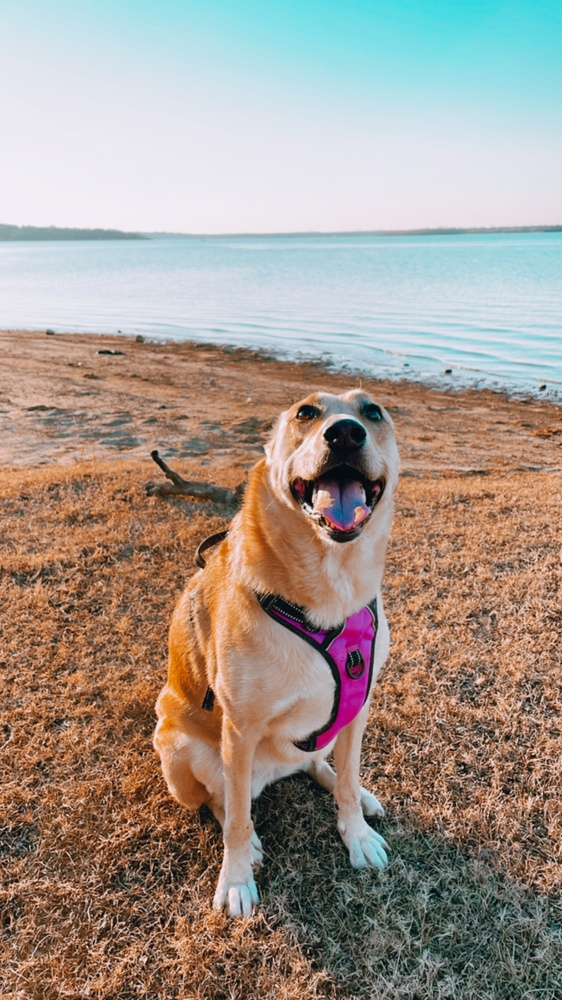
#> input picture imgs/Luna.JPG, 562 x 1000 px, shrunk from 1170 x 2080 before the run; its folder holds only this picture in this run
$ python photo_editor.py
#> lines starting #> are read from the running program, lines starting #| are printed output that depends on the picture


from PIL import Image, ImageEnhance, ImageFilter
import os

path = "./imgs" #file with images to edit
pathOut = "./editedImgs" #file with edited images

for filename in os.listdir(path):
    img = Image.open(f"{path}/{filename}")
#> img is the input picture: PIL image 562x1000 RGB; mean R, G, B 163.1, 151, 141.3

    edit = img.filter(ImageFilter.SHARPEN).filter(ImageFilter.SMOOTH).convert('L')
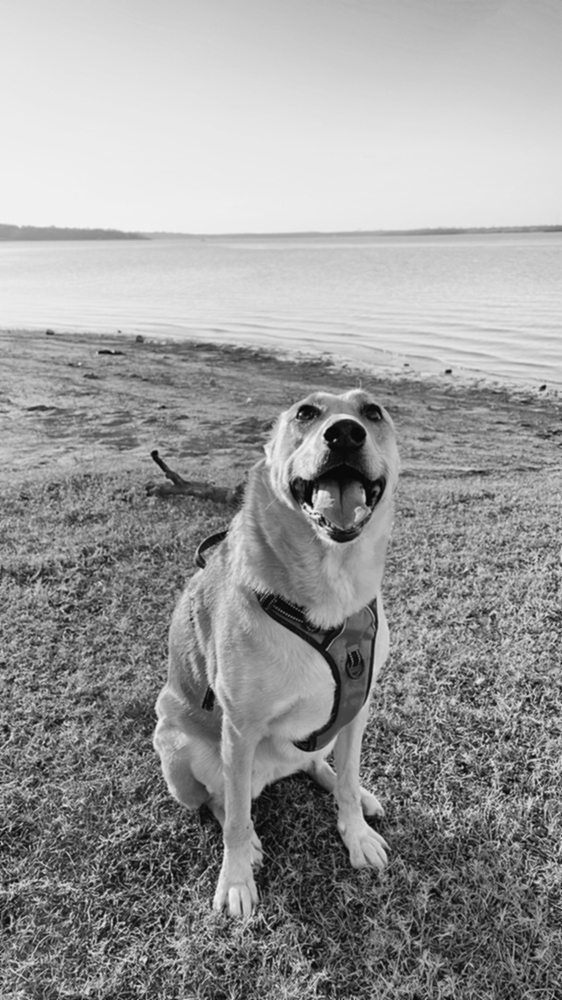
#> edit: PIL image 562x1000 L; min 3, max 249, mean 153.7


    factor = 1.5
    enhancer = ImageEnhance.Contrast(edit)
    edit = enhancer.enhance(factor)
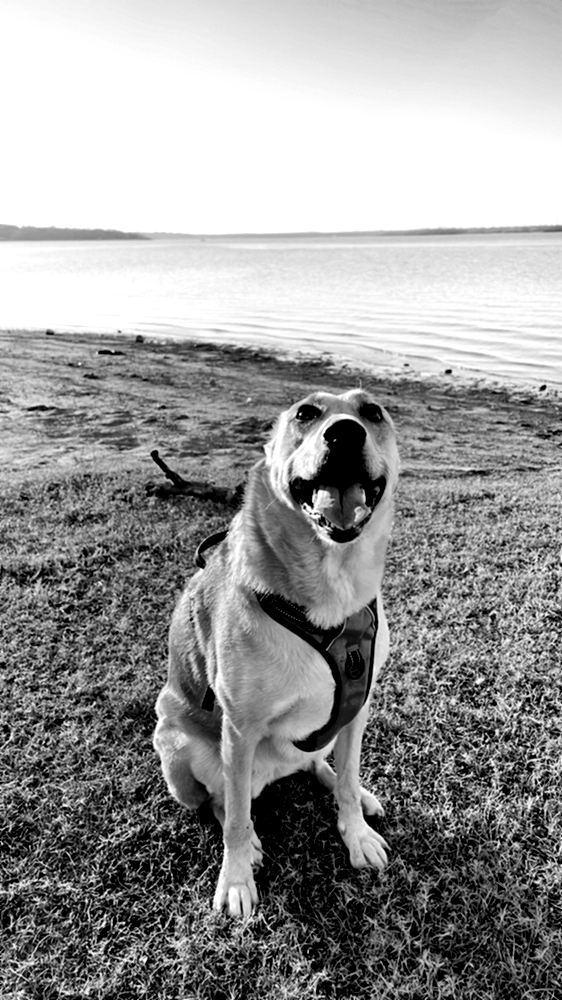
#> edit: PIL image 562x1000 L; min 0, max 255, mean 152.5


    clean_name = os.path.splitext(filename)[0]

    edit.save(f'{pathOut}/{clean_name}_edited.jpg')

$ run again, on imgs/photo_to_edit.JPG
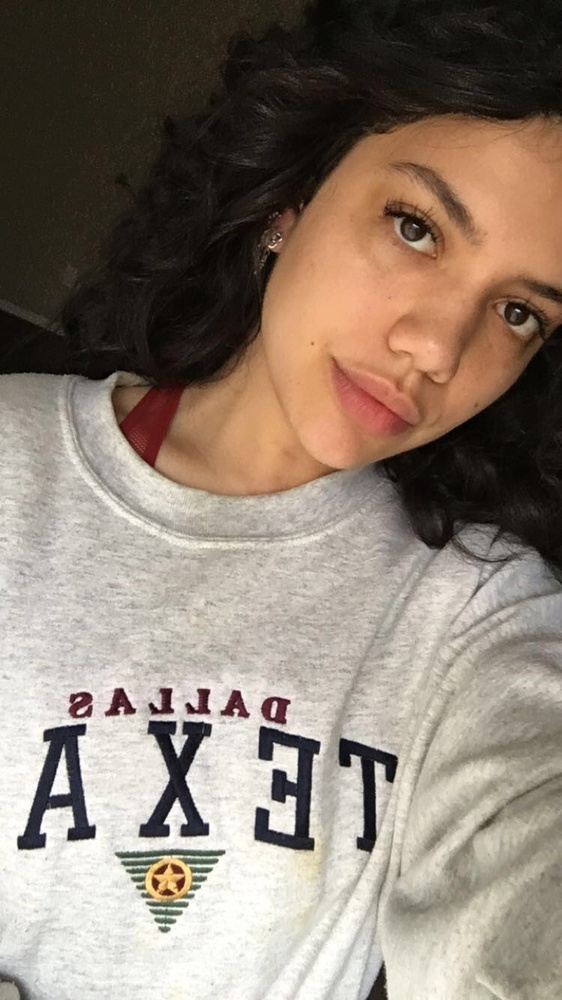
#> input picture imgs/photo_to_edit.JPG, 562 x 1000 px, shrunk from 750 x 1334 before the run
#> img is the input picture: PIL image 562x1000 RGB; mean R, G, B 140.8, 127, 114.4
#> `edit = img.filter(ImageFilter.SHARPEN).filter(ImageFilter.SMOOTH).conv..`:
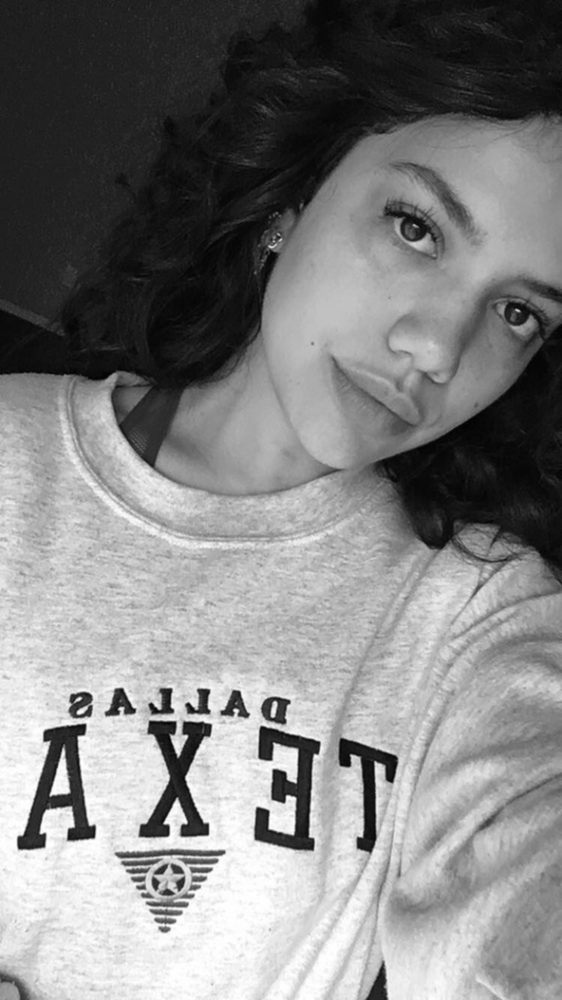
#> edit: PIL image 562x1000 L; min 2, max 255, mean 129.7
#> `edit = enhancer.enhance(factor)`:
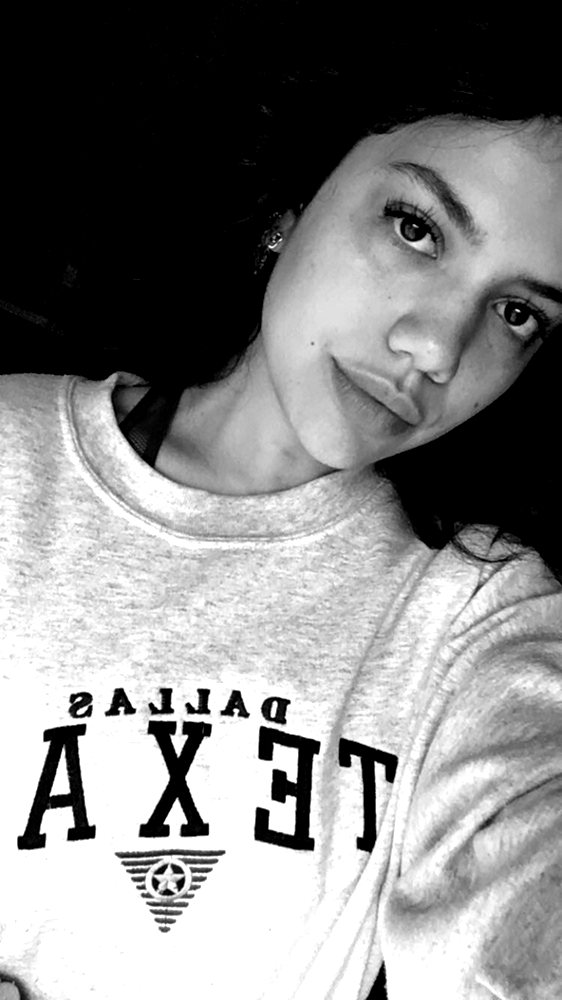
#> edit: PIL image 562x1000 L; min 0, max 255, mean 132.7
